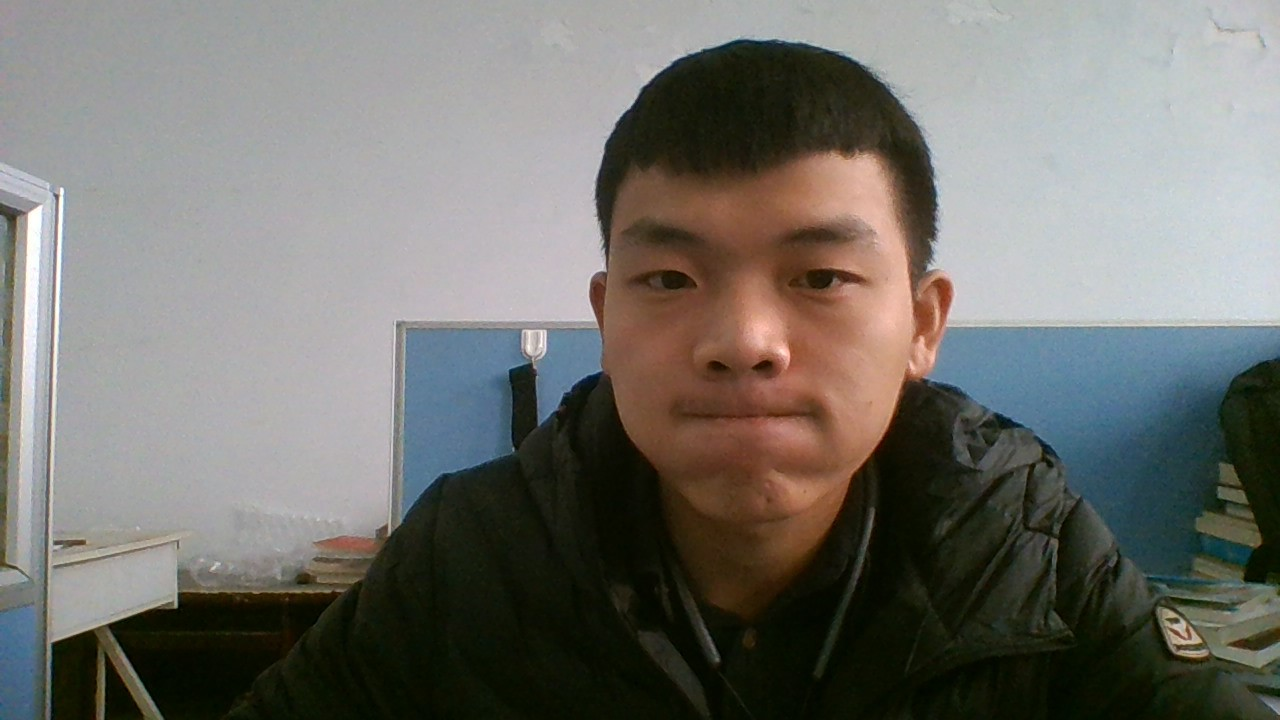
#> input picture zy.jpg, 1280 x 720 px, found by its file name
$ python tuxiang.py
#> lines starting #> are read from the running program, lines starting #| are printed output that depends on the picture
import numpy as np
import sys
import cv2
import os
from scipy import ndimage

# [100 lines of commented-out code are left out]

kernel_3x3 = np.array([[-1,-1,-1],
                      [-1, 8,-1],
                      [-1,-1,-1]])
kernel_5x5 = np.array([[-1,-1,-1,-1,-1],
                      [-1,-1, 2,-1,-1],
                      [-1, 2, 4, 2,-1],
                      [-1,-1, 2,-1,-1],
                      [-1,-1,-1,-1,-1]])

img = cv2.imread('C://Users//zy//Desktop//notepad++//zy.jpg',0)
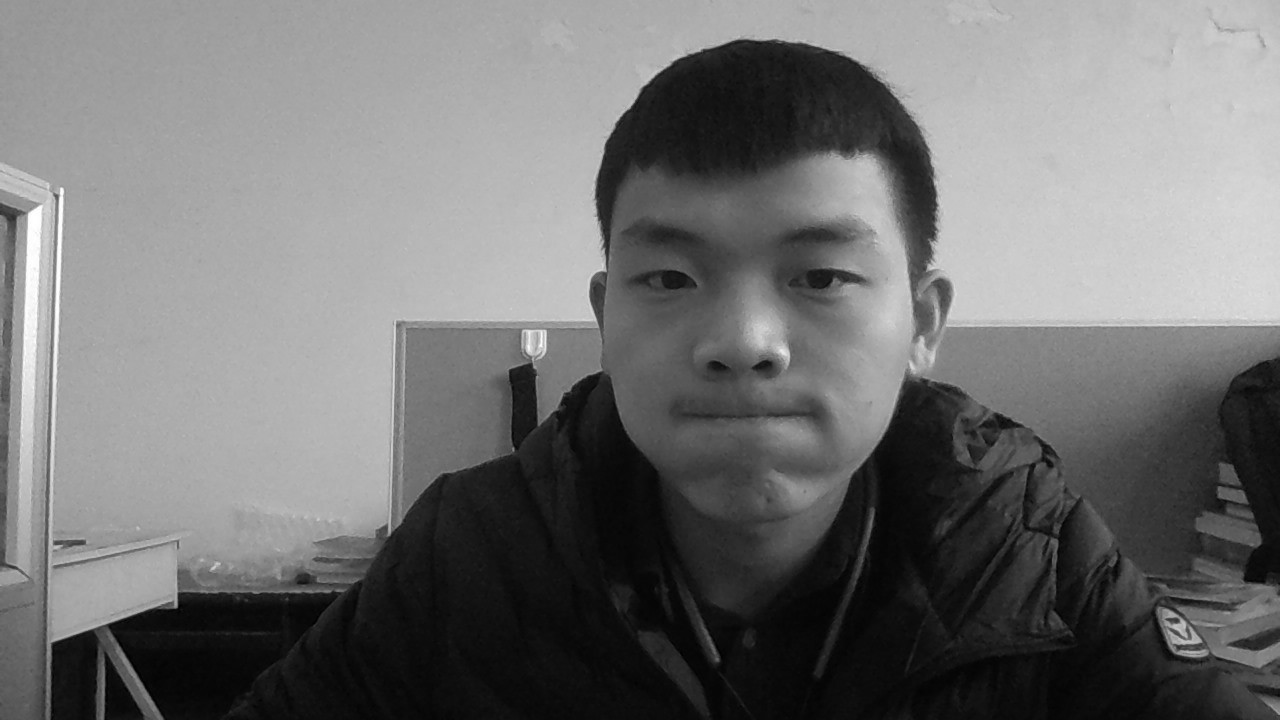
#> img: shape (720, 1280); min 0, max 255, mean 113.4


k3 = ndimage.convolve(img,kernel_3x3)
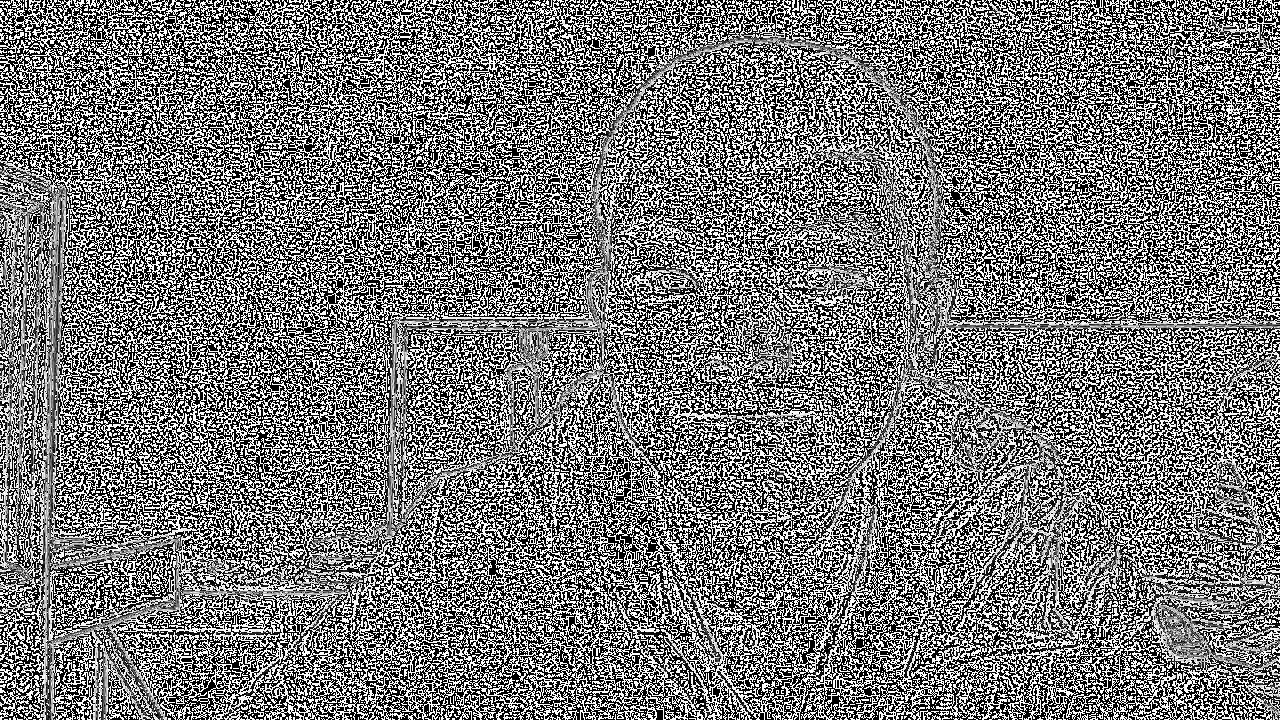
#> k3: shape (720, 1280); min 0, max 255, mean 119.7
k5 = ndimage.convolve(img,kernel_5x5)
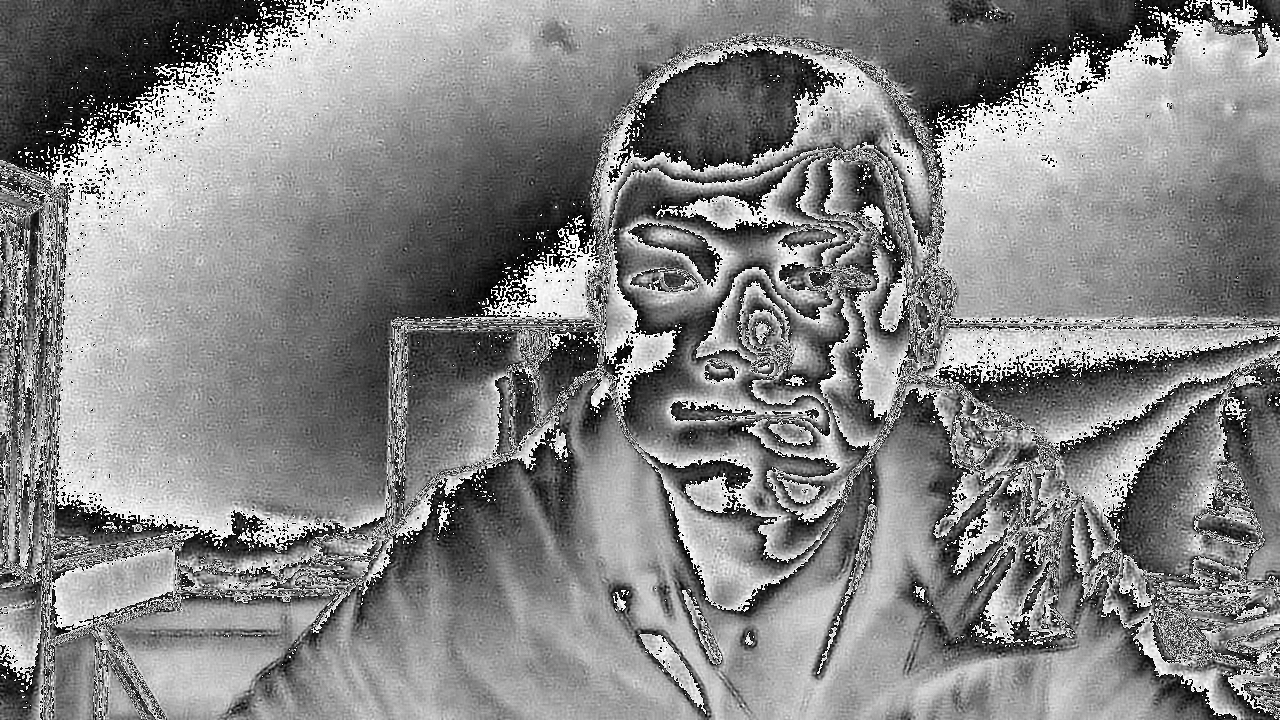
#> k5: shape (720, 1280); min 0, max 255, mean 133.6
blurred = cv2.GaussianBlur(img,(11,11),0)
g_hpf=img-blurred
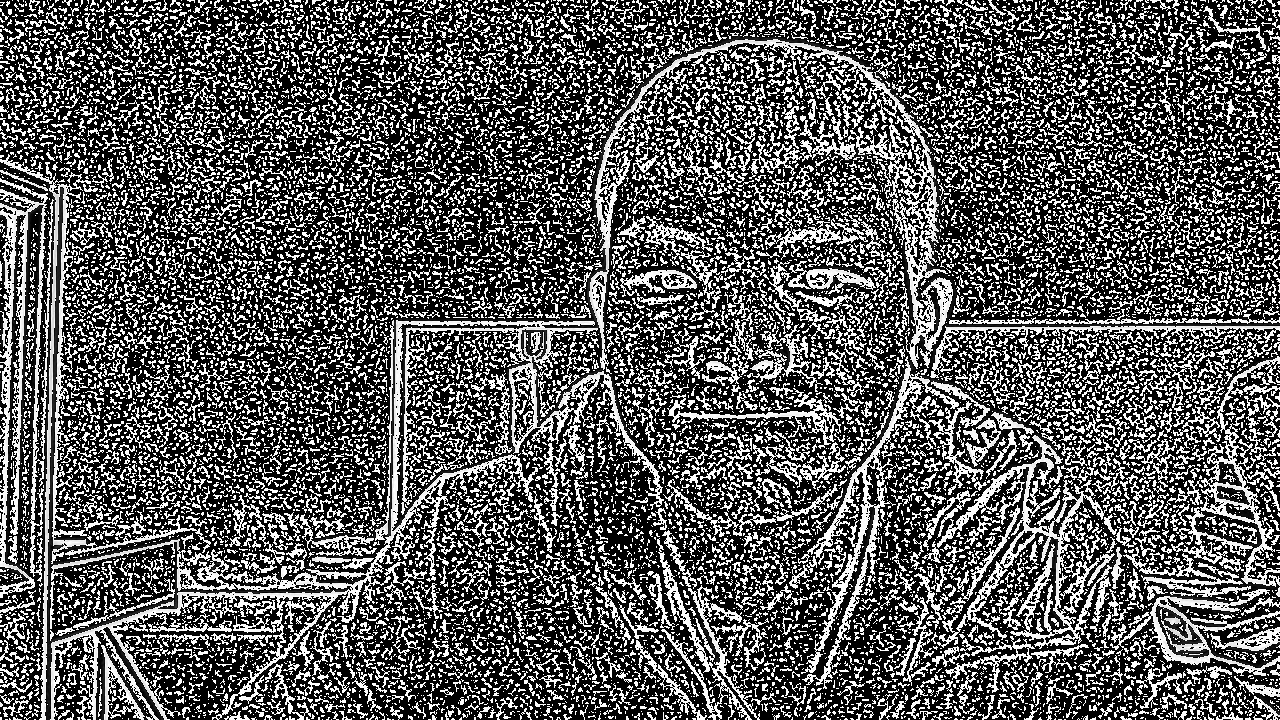
#> g_hpf: shape (720, 1280); min 0, max 255, mean 88.7
cv2.imshow('3x3',k3)
cv2.imshow('5x5',k5)
cv2.imshow('g_hpf',g_hpf)
cv2.waitKey(0)
